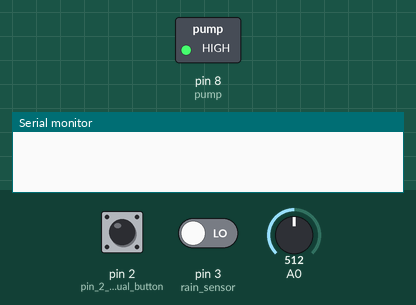
Recording of a sketch running on a simulated Arduino Uno, built with avr-gcc and run on an emulated ATmega328P. Parts: switched loads named in the sketch (green lamp = pin HIGH), the last lines printed to the serial monitor. The test bench sets the inputs (shaded band); at power-on: pin 2 (pin_2_manual_button) LOW, pin 3 (rain_sensor) LOW, A0 = 512.

Above: at 0.1 s.
At 1.1 s:
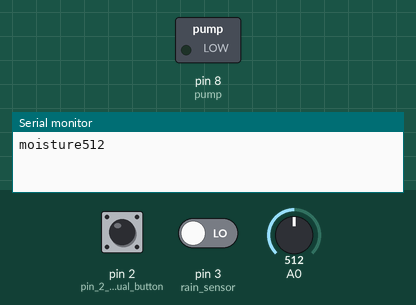
Timing chart, 0 to 2.6 s (numbered marks = the images above):
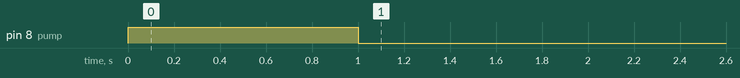

Measured:
- by itself, pin 8 (pump): LOW → HIGH at 0.00 s, → LOW 1.0 s later

The sketch:

code.ino
```cpp
enum State{
    AUTOMATIC,
    RAIN,
    MANUAL,
    ERROR
};

State currentstate = AUTOMATIC;


int moisture;
bool rain = false;
int moistureThreshold = 350;
unsigned long previoustime =0;
bool buttonstate = false;

void setup(){

    Serial.begin(9600);

    DDRB |= (1<<0);           //pin 8 pump
    pinMode(2,INPUT);        // pin 2 manual button
    pinMode(3,INPUT);        //rain sensor

}

void loop(){

if((millis()-previoustime)>=1000){

buttonstate =digitalRead(2);
moisture = analogRead(A0);
rain = digitalRead(3);

previoustime = millis();

Serial.print("moisture");
Serial.println(moisture);


}


switch (currentstate){

    case AUTOMATIC:

    if(moisture<=moistureThreshold){
        PORTB |= (1<<0);                  //switch on pump (pin 8)

    }

    if(moisture>moistureThreshold){
        PORTB &= ~(1<<0);                 //switch off pump
    }


    if(buttonstate == 1){

        currentstate = MANUAL;
    }

    else if(rain == true){

        currentstate = RAIN;
    }

    break;


    case RAIN:

    PORTB &= ~(1<<0);          //switch off pump


    if(buttonstate == 1){

        currentstate = MANUAL;      //Manual button state
    }

    else if(rain == false){

        currentstate = AUTOMATIC;
    }

    break;

    case MANUAL:

        PORTB |= (1<<0);              // in manual pump always on

    if(buttonstate == 0){

        currentstate = AUTOMATIC;       //back to automatic
    }
    break;

    case ERROR:{

    }
    break;

}


}
```
